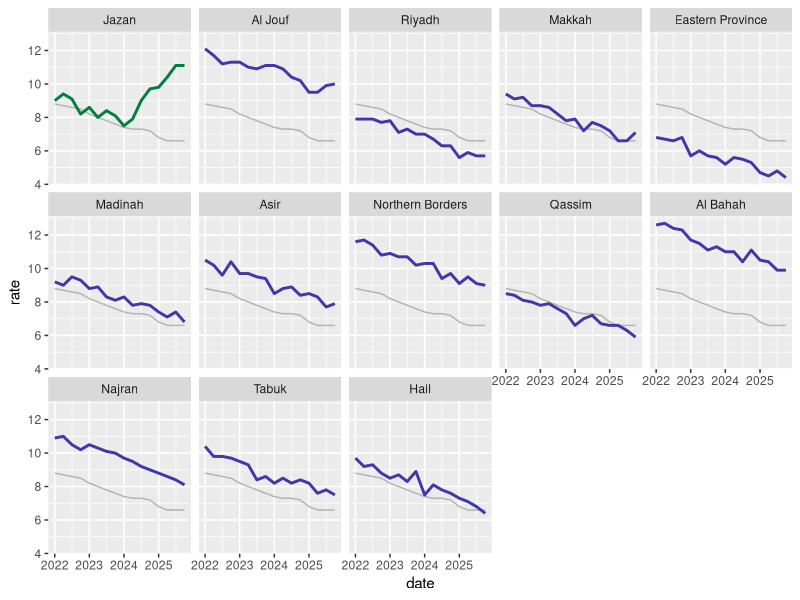

This chart was generated by the following R code:
## ---- chunk 1
#| include: false
library(tidyverse)
all <- read_csv("unemployment.csv")
rates <- all |>
  filter(region != "Kingdom") |>
  group_by(region) |>
  mutate(change = last(rate) - first(rate)) |>
  ungroup() |>
  mutate(region = fct_reorder(region, change,
                              .desc = TRUE))
kingdom <- all |>
  filter(region == "Kingdom") |>
  select(-region)
## ---- chunk 2
#| fig-width: 8
#| fig-height: 5.5
ggplot(rates, aes(date, rate)) +
  geom_line(data = kingdom, colour = "grey70") +
  geom_line(aes(colour = change > 0), linewidth = 1) +
  facet_wrap(vars(region), ncol = 5) +
  scale_colour_manual(values = c(`TRUE` = "#00803A",
                                 `FALSE` = "#4137A8"),
                      guide = "none")
